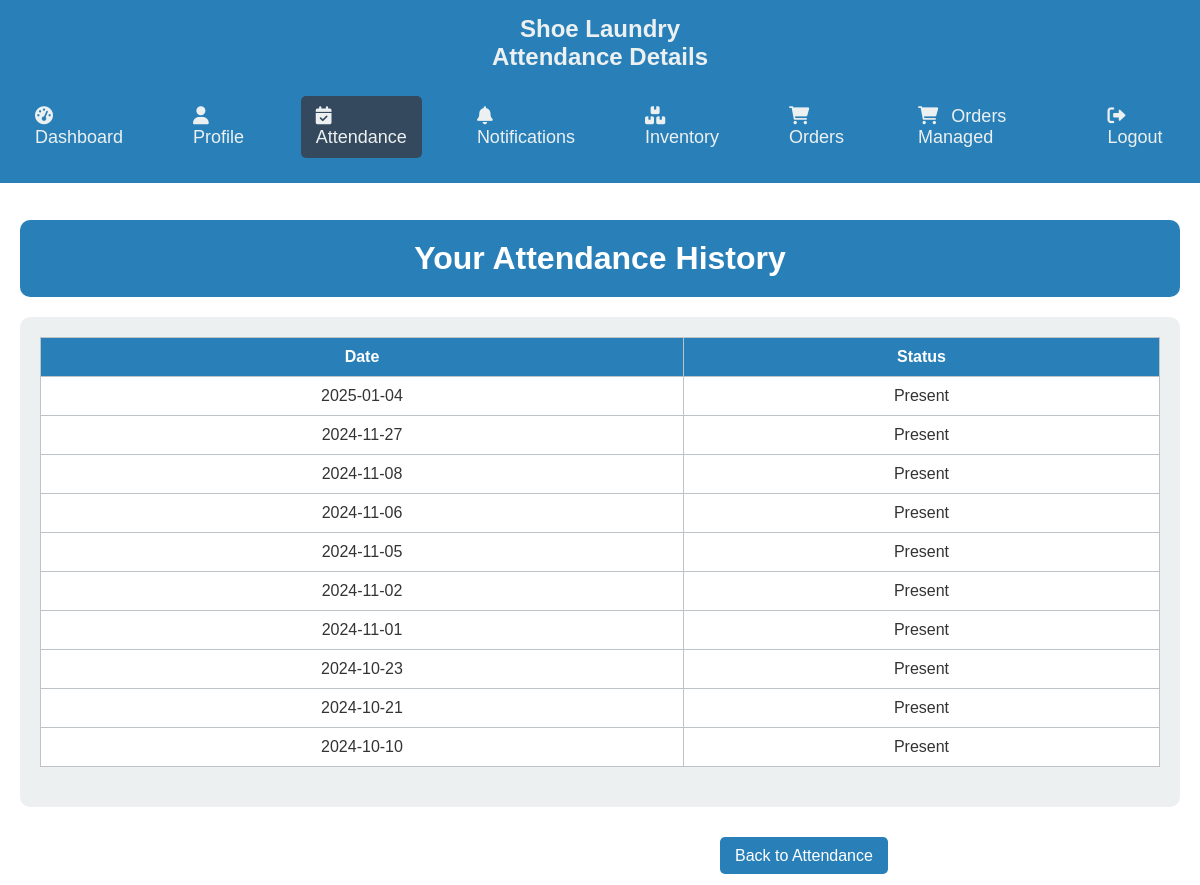
The page /view_attendance.php (signed in) on the database its author committed.
### tables this page shows
CREATE TABLE `attendance` (
  `attendance_id` int(11) NOT NULL,
  `employee_id` int(11) NOT NULL,
  `attendance_date` date NOT NULL,
  `status` varchar(10) NOT NULL
);

### view_attendance.php (the view, shortened to what this page needs)
<?php
include('db.php');
$employee_id = $_SESSION['employee_id'];
$query = "SELECT * FROM attendance WHERE employee_id = ? ORDER BY attendance_date DESC";
$stmt = $conn->prepare($query);
$stmt->bind_param("i", $employee_id);
$stmt->execute();
$attendance_records = $stmt->get_result();
?>
<!DOCTYPE html>
<html lang="en">
<head>
    <link rel="stylesheet" href="viewat.css">
    <link rel="stylesheet" href="https://cdnjs.cloudflare.com/ajax/libs/font-awesome/6.0.0-beta3/css/all.min.css">
</head>
<body>
<div class="topbar">
<h2>Shoe Laundry</h2>
<h2>Attendance Details</h2>
        <ul>
                <li><a href="dash.php"><i class="fas fa-tachometer-alt"></i> Dashboard</a></li>
                <li><a href="emm.php"><i class="fas fa-user"></i> Profile</a></li>
                <li><a href="attendance.php" class="active"><i class="fas fa-calendar-check"></i> Attendance</a></li>
                <li><a href="notification.php"><i class="fas fa-bell"></i> Notifications</a></li>
                <li><a href="inventory.php"><i class="fas fa-boxes"></i> Inventory</a></li>
                <li><a href="orders.php" ><i class="fas fa-shopping-cart"></i> Orders</a></li>
                <li><a href="or.php" ><i class="fas fa-shopping-cart"></i> Orders Managed</a></li>
                <li><a href="logout.php"><i class="fas fa-sign-out-alt"></i> Logout</a></li>
            </ul>
    </div>
    <div class="dashboard-container">
        <div class="main-content">
            <header>
                <h1>Your Attendance History</h1>
            </header>
            <section class="attendance-history-section">
                <table>
                    <thead>
                        <tr>
                            <th>Date</th>
                            <th>Status</th>
                        </tr>
                    </thead>
                    <tbody>
                        <?php while ($attendance = $attendance_records->fetch_assoc()): ?>
                            <tr>
                                <td><?php echo $attendance['attendance_date']; ?></td>
                                <td><?php echo $attendance['status']; ?></td>
                            </tr>
                        <?php endwhile; ?>
                    </tbody>
                </table>
            </section>
        <div class="back-btn">
            <a href="attendance.php" class="btn">Back to Attendance</a>
        </div>
        </div>
    </div>
</body>
</html>

### viewat.css (style rules this page uses)
* { margin: 0; padding: 0; box-sizing: border-box; font-family: 'Arial', sans-serif; }
body { background-color: #f4f4f4; display: flex; flex-direction: column; min-height: 100vh; color: #333; }
.topbar { width: 100%; background-color: #2980b9; padding: 15px 0; position: fixed; top: 0; left: 0; z-index: 100; }
.topbar h2 { color: #ecf0f1; text-align: center; margin: 0; }
.topbar ul { list-style-type: none; display: flex; justify-content: center; margin-top: 15px; }
.topbar ul li { padding: 10px 20px; }
.topbar ul li a { color: #ecf0f1; text-decoration: none; font-size: 18px; padding: 10px 15px; display: block; transition: background-color 0.3s ease; }
.topbar ul li a:hover, .topbar ul li a.active { background-color: #34495e; border-radius: 5px; }
.topbar ul li a i { margin-right: 8px; }
.main-content { padding-top: 200px; padding: 20px; background-color: #fff; flex-grow: 1; min-height: 100vh; }
header { background-color: #2980b9; color: #fff; padding: 20px; border-radius: 10px; margin-top: 200px; margin-bottom: 20px; text-align: center; }
.attendance-history-section { background-color: #ecf0f1; padding: 20px; border-radius: 10px; }
.attendance-history-section table { width: 100%; border-collapse: collapse; margin-bottom: 20px; }
.attendance-history-section th, .attendance-history-section td { border: 1px solid #bdc3c7; padding: 10px; text-align: center; }
.attendance-history-section th { background-color: #2980b9; color: white; }
.attendance-history-section td { background-color: #fff; }
.attendance-history-section tbody tr:nth-child(even) { background-color: #f9f9f9; }
.back-btn { margin-top: 40px; margin-left: 700px; }
.back-btn .btn { background-color: #2980b9; color: white; padding: 10px 15px; text-decoration: none; border-radius: 5px; }

### rows shown on the page
attendance: attendance_date "2025-01-04", status "Present"
attendance: attendance_date "2024-11-27", status "Present"
attendance: attendance_date "2024-11-08", status "Present"
attendance: attendance_date "2024-11-06", status "Present"
attendance: attendance_date "2024-11-05", status "Present"
attendance: attendance_date "2024-11-02", status "Present"
attendance: attendance_date "2024-11-01", status "Present"
attendance: attendance_date "2024-10-23", status "Present"
attendance: attendance_date "2024-10-21", status "Present"
attendance: attendance_date "2024-10-10", status "Present"
